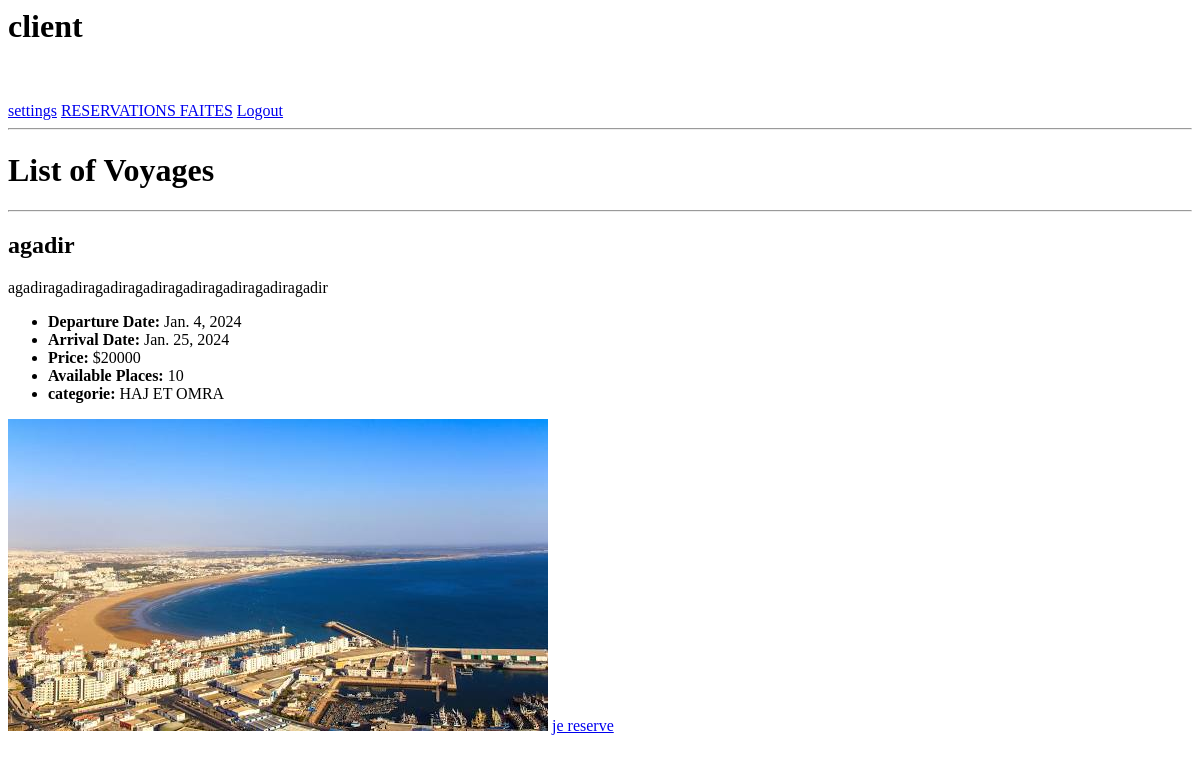
Page /client/ (signed in) on the earlier database version.
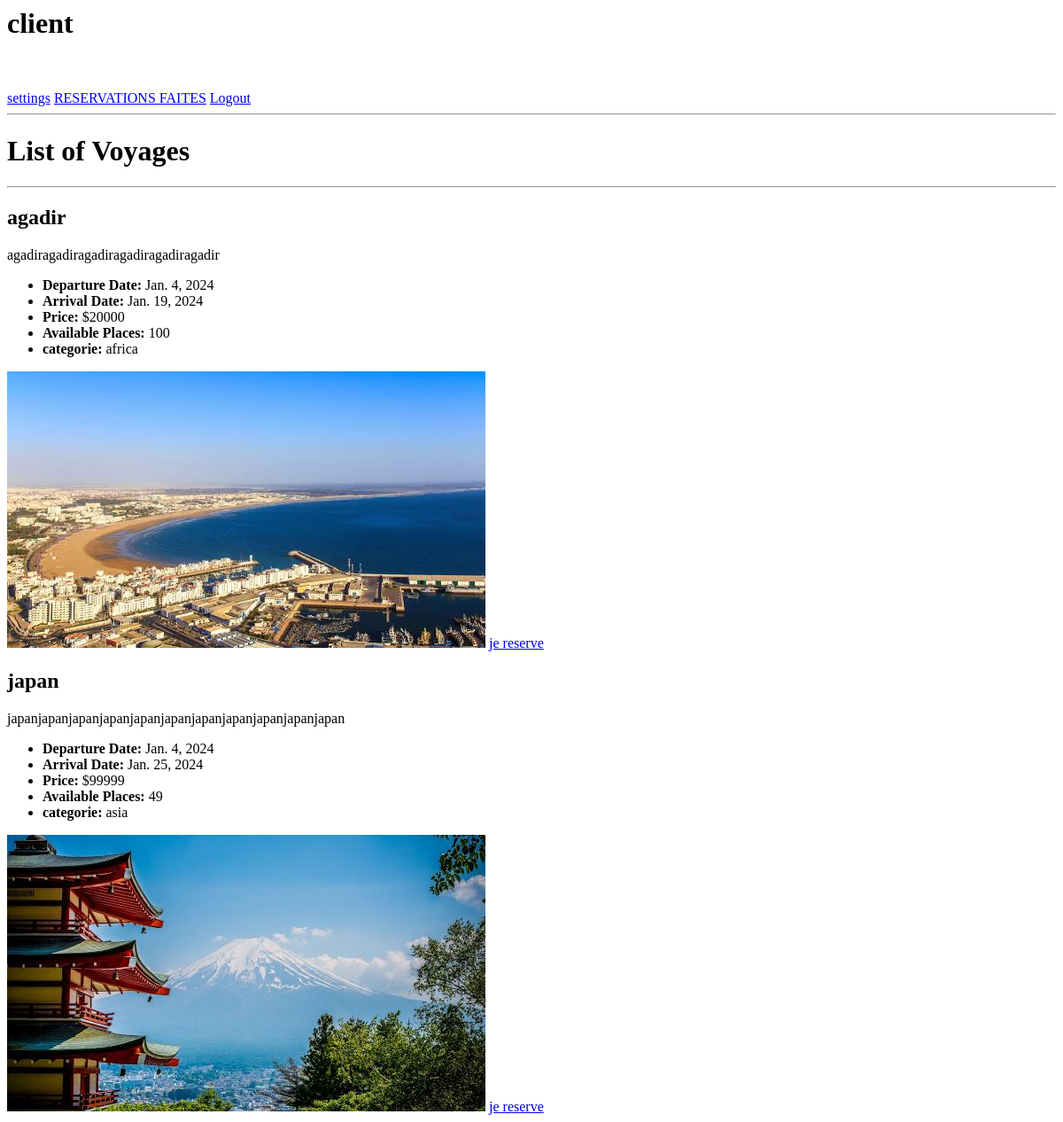
Same page on the later database version.
### app1/models.py (models this page shows)
class Voyage(models.Model):
    titre = models.CharField(max_length=100)
    description = models.TextField(max_length=1000)
    date_depart = models.DateField()
    date_arrivee = models.DateField()
    prix = models.IntegerField(null=False, blank=False)#🚩here can be blank because it's only admin tasks , it can be that the admin dont know yet the price of the voyage
    nbr_places = models.IntegerField(null=False, blank=False)  #7ydt validators 7it daro liya mochkil
    image_voyage = models.ImageField(default = "voyagepic.png",null=True , blank=True)
    categorie = models.ForeignKey('Categorie', on_delete=models.CASCADE )
    vol = models.ForeignKey('Vol',on_delete=models.CASCADE)
    hotel = models.ForeignKey('Hotel',on_delete=models.CASCADE)
    def __str__(self) :
     return self.titre

class Categorie(models.Model):
    nom = models.TextField(max_length=100)
    description = models.TextField(max_length=500, blank=True, null=True)
    categorie_image = models.ImageField(default = "voyagepic.png",null=True , blank=True)
    def __str__(self) :
     return self.nom

### app1/decorators.py (the view)
    def wrapper_func(request, *args, **kwargs):
      group = None
      if request.user.groups.exists():
        group = request.user.groups.all()[0].name
      if group in allowed_roles:
        return view_func(request, *args, **kwargs)
      else :
        user = request.user
        if user.groups.filter(name='client').exists():
            return redirect('client')
        elif user.groups.filter(name='admin').exists():
            return redirect('AdminPage')

### app1/views.py (called while the page is built)
@login_required(login_url='home') #ila makanch mconecti aymchi l home
@allowed_users(allowed_roles=['client']) #katkhli ghir clients homa li ydkhlo t9dr tbdl roles kima bghiti 3la 7sab groups
def ClientPage(request):
    voyages = Voyage.objects.all()
    print(voyages)
    context ={'voyages':voyages}
    return render(request , 'app1/ClientPage.html',context)

### app1/templates/app1/ClientPage.html (shortened to what this page needs)
<h1>client</h1>
<span ><a class="hello-msg" href="{% url 'ClientSettings' %}">settings</a></span>
<span ><a class="hello-msg" href="{% url 'reservationclient' request.user.client.id %}">RESERVATIONS FAITES</a></span>
<span ><a class="hello-msg" href="{% url 'logout' %}">Logout</a></span>
<hr>
<div class="container">
  <h1 class="text-center">List of Voyages</h1>
  <hr>
  {% for voyage in voyages %}
      <div class="card mb-4">
          <div class="card-body">
              <h2 class="card-title">{{ voyage.titre }}</h2>
              <p class="card-text">{{ voyage.description }}</p>
              <ul class="list-unstyled">
                  <li><strong>Departure Date:</strong> {{ voyage.date_depart }}</li>
                  <li><strong>Arrival Date:</strong> {{ voyage.date_arrivee }}</li>
                  <li><strong>Price:</strong> ${{ voyage.prix }}</li>
                  <li><strong>Available Places:</strong> {{ voyage.nbr_places }}</li>
                  <li><strong>categorie:</strong> {{ voyage.categorie }}</li>
              </ul>
              {% if voyage.image_voyage %}
                  <img src="{{ voyage.image_voyage.url }}" alt="{{ voyage.titre }} Image" class="img-fluid">
              {% endif %}
              <span ><a class="hello-msg" href="{% url 'reserve' voyage.id %}">je reserve</a></span>
          </div>
      </div>
  {% endfor %}
</div>

Differences in the rows shown:
changed Voyage "agadir": description "agadiragadiragadiragadiragadiragadiragadiragadir" → "agadiragadiragadiragadiragadiragadir"; date_arrivee "Jan. 25, 2024" → "Jan. 19, 2024"; nbr_places "10" → "100"; categorie "HAJ ET OMRA" → "africa"
added Voyage: titre "japan", description "japanjapanjapanjapanjapanjapanjapanjapanjapanjapanjapan", date_depart "Jan. 4, 2024", date_arrivee "Jan. 25, 2024", prix "99999", nbr_places "49", categorie "asia", image_voyage (picture)
